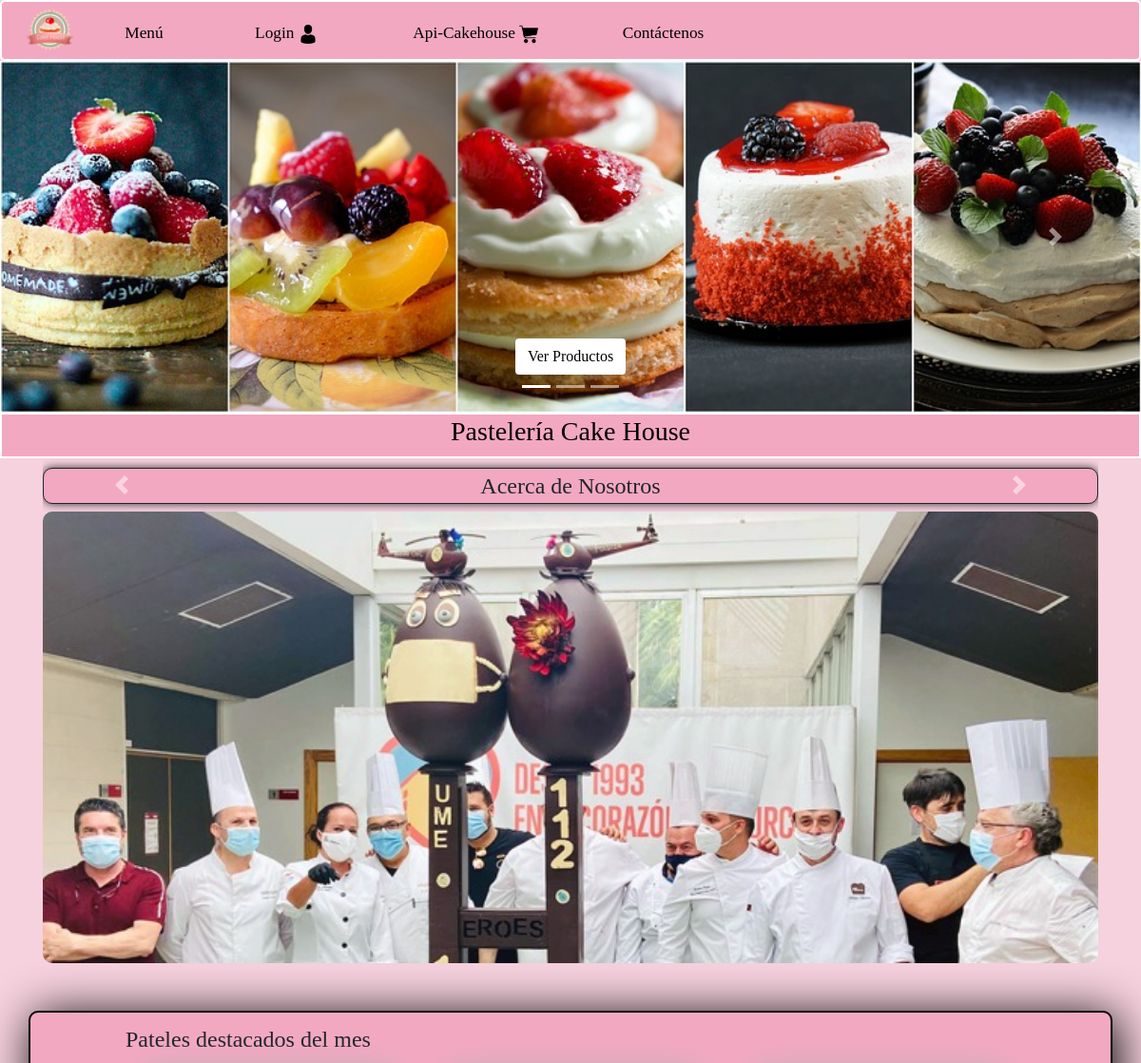
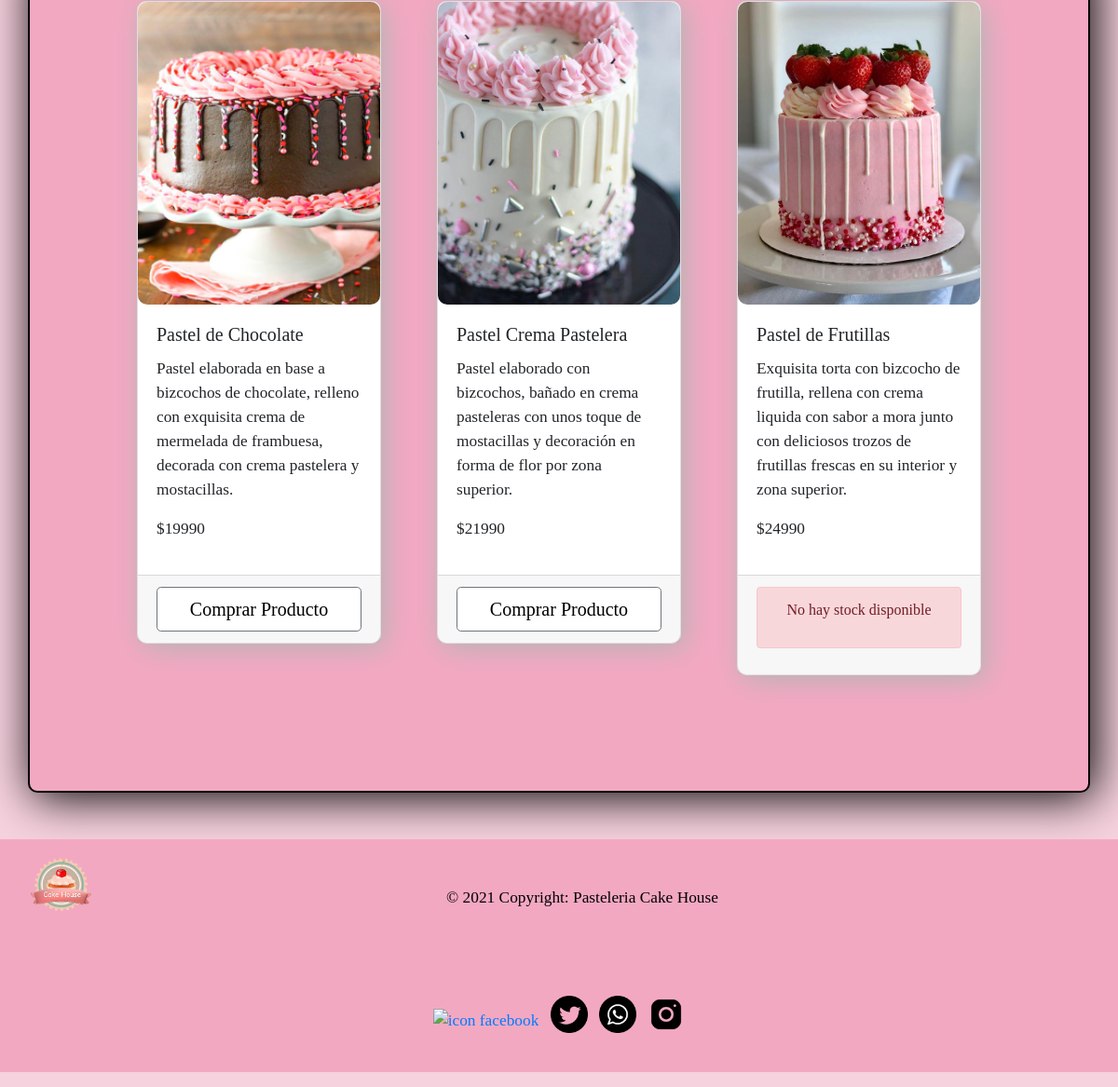
The app's page /pasteleria/menu with its own data (2 pictures, top to bottom).
### pasteleria/models.py (models this page shows, shortened)
class Producto(models.Model):
    nombre_producto = models.CharField(max_length=200)
    cantidad = models.IntegerField(default=0)
    precio = models.IntegerField(default=0)
    descripcion = models.CharField(max_length=200)

### pasteleria/views.py (the view)
# urls.py: path('menu', views.menu, name='menu'),
def menu(request):
    if request.user.is_authenticated:
        listado_producto = Producto.objects.all()
        context = {'listado_producto':listado_producto,'sesion':'Cerrar sesión'}
        return render(request,'pasteleria/menu.html',context)
    else:
        listado_producto = Producto.objects.all()
        context = {'listado_producto':listado_producto}
        return render(request,'pasteleria/menu.html',context)

### pasteleria/templates/pasteleria/menu.html (shortened to what this page needs)
{% load static %}
<!doctype html>
<html lang="en">
<head>
  <link rel="stylesheet" type="text/css" href="{% static 'pasteleria/css/bootstrap.min.css' %}">
  <link rel="stylesheet" type="text/css" href="{% static 'pasteleria/css/style_menu.css' %}">
</head>
<body>
  <header>
    <div class="m-t-menu container-fluid">
      <div class="row">
        <div class="col-sm-1">
          <img src="{% static 'pasteleria/img/logo.png'%}" alt="Logo cake house" width="60">
        </div>
        <div class="menu col-sm-1">
          <a class="letra-menu" href="{% url 'pasteleria:menu' %}">Menú</a>
        </div>
        <div class="menu col-sm-2">
          {% if sesion %}
          <a class="letra-menu" href="{% url 'pasteleria:cerrar_sesion' %}">{{sesion}}
            {% else %}
            <a class="letra-menu" href="{% url 'pasteleria:iniciar_sesion' %}">Login
              {%endif%}
            </a> <img class="img-r" src="{% static 'pasteleria/img/man-user.png'%}" alt=""></a>
        </div>
        <div class="menu col-sm-2">
          <a class="letra-menu" href="http://localhost:8000/api/">Api-Cakehouse <img class="img-c"
              src="{% static 'pasteleria/img/carrito.png'%}" alt=""></a>
        </div>
        <div class="menu col-sm-2">
          <a class="letra-menu" href="">Contáctenos <img class="img-con" src="{% static 'pasteleria/img/contacto.png'%}"
              alt=""></a>
        </div>
        <h5 class=" menu card-title col-sm-2" id="dolar" class="card-text" style="float: right; "></h5>
        <h5 class=" menu card-title col-sm-2" id="euro" class="card-text" style="float: right; "></h5>
      </div>
    </div>
  </header>
  <div id="carouselExampleCaptions" class=" carousel slide" data-ride="carousel">
    <ol class="carousel-indicators">
      <li data-target="#carouselExampleCaptions" data-slide-to="0" class="active"></li>
      <li data-target="#carouselExampleCaptions" data-slide-to="1"></li>
      <li data-target="#carouselExampleCaptions" data-slide-to="2"></li>
    </ol>
    <div class="carousel-inner">
      <div class="carousel-item active">
        <img src="{% static 'pasteleria/img/carrusel1.jpg'%}" class="d-block w-100" alt="imagen 1">
        <div class="carousel-caption d-none d-md-block">
          <button type="button btn btn-outline-secondary btn-lg btn-block btn-estilos" class="btn ">Ver
            Productos</button>
        </div>
      </div>
    </div>
    <a class="carousel-control-prev" href="#carouselExampleCaptions" role="button" data-slide="prev">
      <span class="carousel-control-prev-icon" aria-hidden="true"></span>
    </a>
    <a class="carousel-control-next" href="#carouselExampleCaptions" role="button" data-slide="next">
      <span class="carousel-control-next-icon" aria-hidden="true"></span>
    </a>
  </div>
  <div class="sub-titulo">
    <h3 class="sub-t"> Pastelería Cake House</h3>
  </div>
  <fieldset class="container">
    <div id="carouselExampleControls" class="carousel slide" data-ride="carousel">
      <div class="carousel-inner">
        <legend class="nosotros"> Acerca de Nosotros
          <a class="carousel-control-prev" href="#carouselExampleControls" role="button" data-slide="prev">
            <span class="carousel-control-prev-icon" aria-hidden="true"></span>
          </a>
          <a class="carousel-control-next" href="#carouselExampleControls" role="button" data-slide="next">
            <span class="carousel-control-next-icon" aria-hidden="true"></span>
          </a>
        </legend>
      </div>
      <div class="carousel-item active">
        <img class="n-img d-block w-100" src="{% static 'pasteleria/img/pasteleros.jpg' %}" alt="First slide">
      </div>
    </div>
  </fieldset>
  {% if listado_producto %}
  <div class="container">
    <div class="card-deck">
      <legend class="titulo-mark">Pateles destacados del mes</legend>
      <div class="row row-cols-1 row-cols-md-3">
        {% for p in listado_producto %}
        <div class="col mb-4">
          <div class="card">
            {% if p.id == 1 %}
            <img src="{% static 'pasteleria/img/Pastel_cafe1.png'%}" class="card-img-top"
              alt="no se enconto la imagen del producto">
            {%endif%}
            {% if p.id == 2 %}
            <img src="{% static 'pasteleria/img/pastel_crema.jpeg'%}" class="card-img-top"
              alt="no se enconto la imagen del producto">
            {%endif%}
            {% if p.id == 3 %}
            <img src="{% static 'pasteleria/img/pastel_frutilla.jpeg'%}" class="card-img-top"
              alt="no se enconto la imagen del producto">
            {%endif%}
            <div class="card-body">
              <h5 class="card-title">{{p.nombre_producto}} </h5>
              <p class="card-text">{{p.descripcion}}</p>
              <p>${{p.precio}}</p>
            </div>
            <div class="card-footer">
             <small>
               <form action="{% url 'pasteleria:producto' p.id %}">
                {% if p.cantidad == 0 %}
                <div id="alerta" class="alert alert-danger" role="alert">
                  <p class="n-stock">No hay stock disponible</p>
                </div>
                {% else %}
                 <button type="submit" class="btn btn-outline-secondary btn-lg btn-block btn-estilos" >Comprar Producto</button>
                {% endif %}
               </form>
             </small>
            </div>
          </div>
        </div>
        {% endfor %}
      </div>
    </div>
  </div>
  {% else %}
  <p>no se encontro el producto</p>
  {% endif%}
  <footer class="page-footer font-small">
    <div class="container-fluid">
      <ul class="list-unstyled list-inline text-right text-center">
        <a href=""><img id="logo-footer" src="{% static 'pasteleria/img/logo.png'%}" alt="icon logo"></a>
        <div class="footer-copyright text-center">
          <a id="letra" href="#">
            <p>© 2021 Copyright: Pasteleria Cake House</p>
          </a>
        </div>
        <li class="list-inline-item">
          <a class="btn-floating btn-fb col-sm-1">
            <p><img class="img-face" src="{% static 'pasteleria/img/incon_face.png'%}" alt="icon facebook"></p>
          </a>
        </li>
        <li class="list-inline-item ">
          <a class="btn-floating btn-tw mx-1">
            <p><img class="img-twitter" src="{% static 'pasteleria/img/icon_twitter.png'%}" alt="icon twitter"></p>
          </a>
        </li>
        <li class="list-inline-item ">
          <a class="btn-floating btn-gplus mx-1">
            <p><img class="img-wha" src="{% static 'pasteleria/img/icon_wha.png'%}" alt="icon whatsapp"></p>
          </a>
        </li>
        <li class="list-inline-item ">
          <a class="btn-floating btn-li mx-1">
            <p><img class="img-ig" src="{% static 'pasteleria/img/icon_ig.png'%}" alt="icon instagram"></p>
          </a>
        </li>
      </ul>
    </div>
  </footer>
</body>
</html

### pasteleria/static/pasteleria/css/style_menu.css (style rules this page uses)
body { font-family: 'New Tegomin'; font-size: 13pt; padding-top: 0%; margin-top: 0%; pad: 0; margin: 0%; background-color: #f6d1de ; }
.m-t-menu { text-align: center; background:#f3a8c2; border: 2px solid white; border-radius: 5px; }
.menu { margin-top: 20px; text-align: center; }
.img-r { height: 20px; }
.img-c { height: 20px; }
.letra-menu { color: #000; }
.carousel-item { color: #000; }
.btn { background-color: white; color: black; }
.sub-titulo { text-align: center; padding: 1px; background-color: #f3a8c2; box-shadow: #000; font-size: 10px; border: solid white 2px; }
.sub-t { color: #000; }
.nosotros { border: solid 1px; margin-top: 10px; box-shadow: #f6d1de 5px 5px 5px; border-radius: 10px; background: #f3a8c2; text-align: center; box-shadow: 0 0 10px rgb(48, 47, 48); }
.n-img { border-radius: 10px; }
.card-deck { padding: 100px; padding-top: 50px; border-radius: 10px ; margin-top: 50px; margin-bottom: 50px; background: #f3a8c2; padding-top: 10px; box-shadow: #000 5px 5px 50px; border: black solid 2px; }
.card { border-radius: 10px; min-height: auto; width: auto; box-shadow: rgb(180, 180, 180) 5px 5px 30px; }
.card-img-top { border-radius: 10px; height: auto; width: auto; }
.n-stock { text-align: center; font-size: 12pt; }
.sub-titulo { color: lavenderblush; }
.img-face { width: 40px; height: 40px; }
.img-twitter { width: 40px; height: 40px; }
.img-wha { width: 40px; height: 40px; }
.img-ig { width: 40px; height: 40px; }
#logo-footer { background-color: #f3a8c2; height: 100px; width: 100px; padding: 10px; float: left; }
footer { background-color:#f3a8c2; }
.footer-copyright { padding: 50px; }
#letra { color: #000; }

### records on screen
Producto: nombre_producto "Pastel de Chocolate", descripcion "Pastel elaborada en base a bizcochos de chocolate, relleno con exquisita crema de mermelada de frambuesa, decorada con crema pastelera y mostacillas.", precio "19990", cantidad "Comprar Producto"
Producto: nombre_producto "Pastel Crema Pastelera", descripcion "Pastel elaborado con bizcochos, bañado en crema pasteleras con unos toque de mostacillas y decoración en forma de flor por zona superior.", precio "21990", cantidad "Comprar Producto"
Producto: nombre_producto "Pastel de Frutillas", descripcion "Exquisita torta con bizcocho de frutilla, rellena con crema liquida con sabor a mora junto con deliciosos trozos de frutillas frescas en su interior y zona superior.", precio "24990", cantidad "No hay stock disponible"
